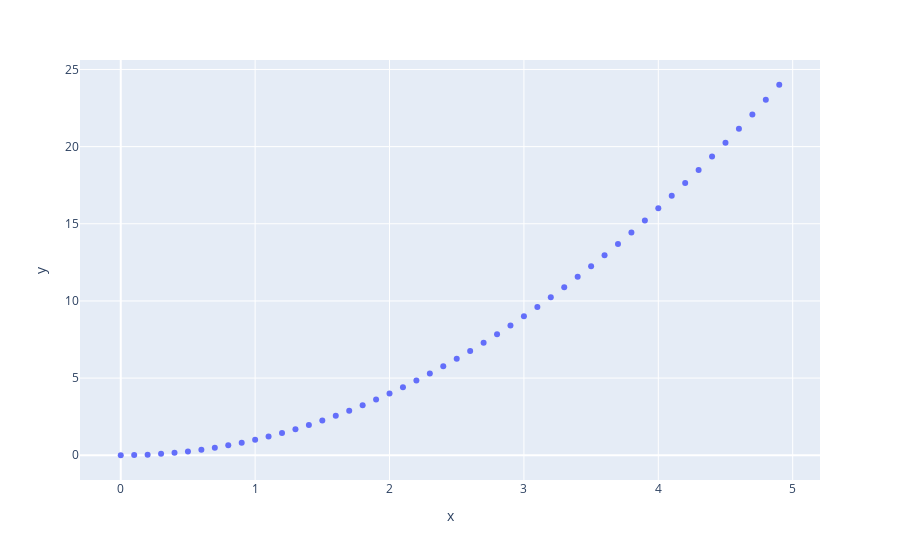

This figure's notebook cell:
### Markdown cell above
https://plotly.com/graphing-libraries/

https://habr.com/ru/articles/502958/

### Code cell
x = np.arange(0, 5, 0.1)
def f(x):
    return x**2

px.scatter(x=x, y=f(x)).show()

### Figure 1 — Plotly figure (JSON) as saved in the notebook; plotly's stock layout.template omitted (floating-point values rounded to 4 significant figures)
{"data": [{"hovertemplate": "x=%{x}<br>y=%{y}<extra></extra>", "legendgroup": "", "marker": {"color": "#636efa", "symbol": "circle"}, "mode": "markers", "name": "", "orientation": "v", "showlegend": false, "type": "scatter", "x": [0, 0.1, 0.2, 0.3, 0.4, 0.5, 0.6, 0.7, 0.8, 0.9, 1, 1.1, 1.2, 1.3, 1.4, 1.5, 1.6, 1.7, 1.8, 1.9, 2, 2.1, 2.2, 2.3, 2.4, 2.5, 2.6, 2.7, 2.8, 2.9, 3, 3.1, 3.2, 3.3, 3.4, 3.5, 3.6, 3.7, 3.8, 3.9, 4, 4.1, 4.2, 4.3, 4.4, 4.5, 4.6, 4.7, 4.8, 4.9], "xaxis": "x", "y": [0, 0.01, 0.04, 0.09, 0.16, 0.25, 0.36, 0.49, 0.64, 0.81, 1, 1.21, 1.44, 1.69, 1.96, 2.25, 2.56, 2.89, 3.24, 3.61, 4, 4.41, 4.84, 5.29, 5.76, 6.25, 6.76, 7.29, 7.84, 8.41, 9, 9.61, 10.24, 10.89, 11.56, 12.25, 12.96, 13.69, 14.44, 15.21, 16, 16.81, 17.64, 18.49, 19.36, 20.25, 21.16, 22.09, 23.04, 24.01], "yaxis": "y"}], "layout": {"legend": {"tracegroupgap": 0}, "margin": {"t": 60}, "xaxis": {"anchor": "y", "domain": [0, 1], "title": {"text": "x"}}, "yaxis": {"anchor": "x", "domain": [0, 1], "title": {"text": "y"}}}}
